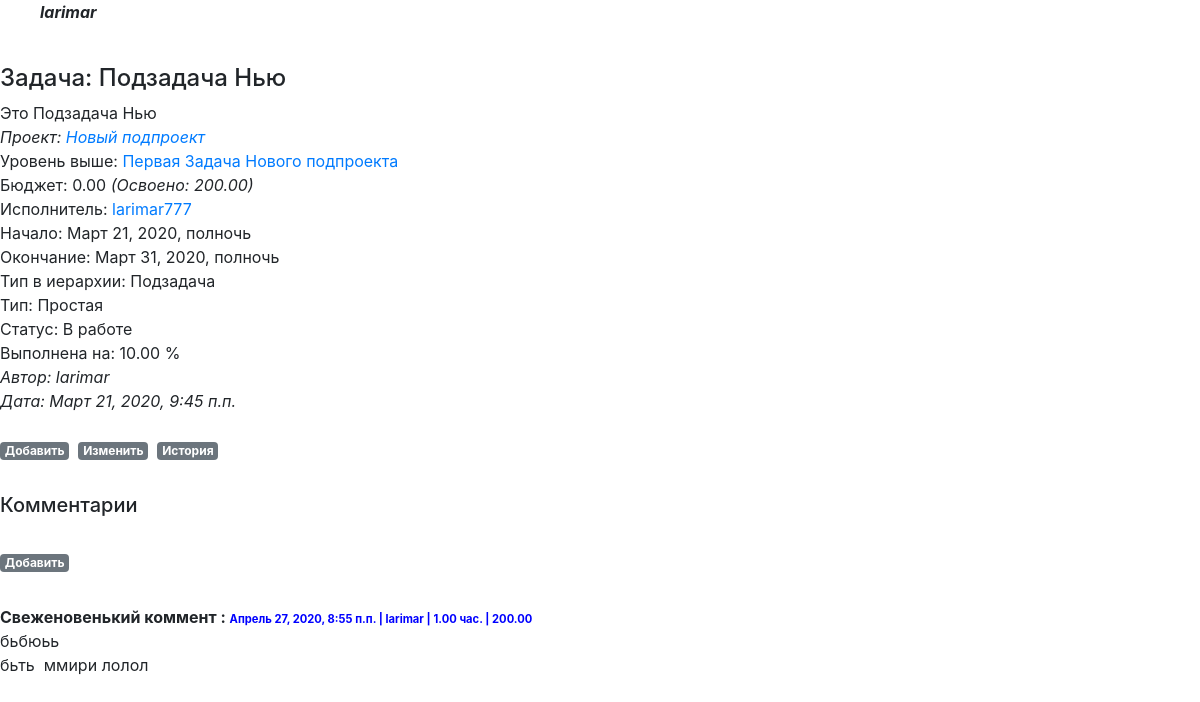
Page /projects/taskcomments_page/7 (signed in) on the committed database.
### projects/models.py (models this page shows, shortened)
class Task(MPTTModel):
    name = models.CharField("Наименование", max_length=128)
    description = RichTextUploadingField("Описание")
    datebegin = models.DateTimeField("Начало")
    dateend = models.DateTimeField("Окончание")
    project = models.ForeignKey('Project', on_delete=models.CASCADE, related_name='resultproject', verbose_name="Проект")
    parent = TreeForeignKey('self', null=True, blank=True, limit_choices_to={'is_active':True}, on_delete=models.CASCADE, related_name='task_children', verbose_name="Задача верхнего уровня")
    assigner = models.ForeignKey('auth.User', on_delete=models.CASCADE, related_name='task_assigner', verbose_name="Исполнитель")
    cost = models.DecimalField("Стоимость", max_digits=12, decimal_places=2)
    percentage = models.DecimalField("Процент выполнения", max_digits=5, decimal_places=2)
    structure_type = models.ForeignKey('Dict_TaskStructureType', limit_choices_to={'is_active':True}, on_delete=models.CASCADE, related_name='task_structure_type', verbose_name="Тип задачи в иерархии")
    type = models.ForeignKey('Dict_TaskType', limit_choices_to={'is_active':True}, on_delete=models.CASCADE, related_name='project_type', verbose_name="Тип")
    status = models.ForeignKey('Dict_TaskStatus', limit_choices_to={'is_active':True}, on_delete=models.CASCADE, related_name='project_status', verbose_name="Статус")
    datecreate = models.DateTimeField("Создана", auto_now_add=True)
    dateclose = models.DateTimeField("Дата закрытия", auto_now_add=False, blank=True, null=True)
    author = models.ForeignKey('auth.User', on_delete=models.CASCADE, related_name='resultuser', verbose_name="Автор")
    is_active = models.BooleanField("Активность", default=True)
    class MPTTMeta:
        order_insertion_by = ['-dateend']
    class Meta:
        verbose_name = 'Задача'
        verbose_name_plural = 'Задачи'

class Project(MPTTModel):
    name = models.CharField("Наименование", max_length=64)
    description = RichTextUploadingField("Описание")
    datebegin = models.DateField("Начало")
    dateend = models.DateField("Окончание")
    company = models.ForeignKey('companies.Company', on_delete=models.CASCADE, related_name='resultcompany', verbose_name="Компания")
    parent = TreeForeignKey('self', null=True, blank=True, limit_choices_to={'is_active':True}, on_delete=models.CASCADE, related_name='project_children', verbose_name="Проект верхнего уровня")
    assigner = models.ForeignKey('auth.User', on_delete=models.CASCADE, related_name='project_assigner', verbose_name="Исполнитель")
    cost = models.DecimalField("Стоимость", max_digits=12, decimal_places=2)
    percentage = models.DecimalField("Процент выполнения", max_digits=5, decimal_places=2)
    structure_type = models.ForeignKey('Dict_ProjectStructureType', limit_choices_to={'is_active':True}, on_delete=models.CASCADE, related_name='project_structure_type', verbose_name="Тип проекта в иерархии")
    type = models.ForeignKey('Dict_ProjectType', limit_choices_to={'is_active':True}, on_delete=models.CASCADE, related_name='project_type', verbose_name="Тип")
    status = models.ForeignKey('Dict_ProjectStatus', limit_choices_to={'is_active':True}, on_delete=models.CASCADE, related_name='project_status', verbose_name="Статус")
    datecreate = models.DateTimeField("Создан", auto_now_add=True)
    dateclose = models.DateTimeField("Дата закрытия", auto_now_add=False, blank=True, null=True)
    author = models.ForeignKey('auth.User', on_delete=models.CASCADE, related_name='project_author', verbose_name="Автор")
    members = models.ManyToManyField('auth.User', related_name='project_members', verbose_name="Участники")
    is_active = models.BooleanField("Активность", default=True)
    class MPTTMeta:
        order_insertion_by = ['name']
    class Meta:
        verbose_name = 'Проект'
        verbose_name_plural = 'Проекты'

class Dict_TaskStructureType(models.Model):
    name = models.CharField("Наименование", max_length=64)
    sort = models.PositiveSmallIntegerField(default=1, blank=True, null=True)
    name_lang = models.CharField("Перевод", max_length=64, blank=True, null=True)
    is_active = models.BooleanField("Активность", default=True)
    class Meta:
        ordering = ('sort',)
        verbose_name = 'Тип задачи в иерархии'
        verbose_name_plural = 'Типы задач в иерархии'
    def __str__(self):
        return (self.name)

class Dict_TaskType(models.Model):
    name = models.CharField("Наименование", max_length=64)
    sort = models.PositiveSmallIntegerField(default=1, blank=True, null=True)
    name_lang = models.CharField("Перевод", max_length=64, blank=True, null=True)
    is_active = models.BooleanField("Активность", default=True)
    class Meta:
        ordering = ('sort',)
        verbose_name = 'Тип задачи'
        verbose_name_plural = 'Типы задач'
    def __str__(self):
        return (self.name)

class Dict_TaskStatus(models.Model):
    name = models.CharField("Наименование", max_length=64)
    sort = models.PositiveSmallIntegerField(default=1, blank=True, null=True)
    name_lang = models.CharField("Перевод", max_length=64, blank=True, null=True)
    is_close = models.BooleanField("Закрывает задачу", default=False)
    is_active = models.BooleanField("Активность", default=True)
    class Meta:
        ordering = ('sort',)
        verbose_name = 'Статус задачи'
        verbose_name_plural = 'Статусы задач'
    def __str__(self):
        return (self.name)

class TaskComment(models.Model):
    name = models.CharField("Наименование", max_length=128)
    description = RichTextUploadingField("Описание")
    time = models.DecimalField("Время работы, час.", max_digits=6, decimal_places=2, blank=False, null=False)
    cost = models.DecimalField("Стоимость", max_digits=9, decimal_places=2)
    task = models.ForeignKey('Task', on_delete=models.CASCADE, related_name='resulttask', verbose_name="Задача")
    datecreate = models.DateTimeField("Создан", auto_now_add=True)
    author = models.ForeignKey('auth.User', on_delete=models.CASCADE, verbose_name="Автор")
    is_active = models.BooleanField("Активность", default=True)
    class Meta:
        verbose_name = 'Комментарий'
        verbose_name_plural = 'Комментарии'

### projects/views.py (the view)
# urls.py: path('taskcomments_page/<int:taskid>', views.taskcomments, name = 'taskcomments'),
@login_required   # декоратор для перенаправления неавторизованного пользователя на страницу авторизации
def taskcomments(request, taskid):
    currenttask = Task.objects.get(id=taskid)
    currentuser = request.user.id
    taskcomment_costsum = TaskComment.objects.filter(task=taskid).aggregate(Sum('cost'))
    taskcomment_list = TaskComment.objects.filter(Q(author=request.user.id) | Q(task__project__members__in=[currentuser,]), is_active=True, task=taskid)
    button_taskcomment_create = ''
    button_task_create = ''
    button_task_update = ''
    button_task_history = ''
    is_member = Project.objects.filter(members__in=[currentuser,]).exists()
    if currentuser == currenttask.author_id or currentuser == currenttask.assigner_id or is_member:
       button_task_create = 'Добавить'
       button_task_history = 'История'
       button_taskcomment_create = 'Добавить'
       if currentuser == currenttask.author_id:
          button_task_update = 'Изменить'
    return render(request, "task_detail.html", {
                              'nodes': taskcomment_list.distinct().order_by(),
                              'task': currenttask,
                              'button_task_create': button_task_create,
                              'button_task_update': button_task_update,
                              'button_task_history': button_task_history,
                              'taskcomment_costsum': taskcomment_costsum,
                              'button_taskcomment_create': button_taskcomment_create,
                                                })

### projects/models.py (called while the page is built)
    def __str__(self):
        return (self.name)

    def __str__(self):
        return (self.name)

    def __str__(self):
        return (self.name)

### templates/task_detail.html (shortened to what this page needs)
{% extends 'base.html' %}
{% block task %}
   <div class="task-entry">
      <p><h4>Задача: {{ task.name }}
        </h4></p>
      <p>{% autoescape off %}{{ task.description }}{% endautoescape %}</p>
      <i><p>Проект: <a href="{% url 'my_project:tasks' task.project.pk 0 %}">{{ task.project.name }}</a></p></i>
      {% if task.parent %}
         <p>Уровень выше: <a href="{% url 'my_project:taskcomments' task.parent.pk %}">{{ task.parent.name }}</a></p>
      {% endif %}
      <p>Бюджет: {{ task.cost }} <i>(Освоено: {{ taskcomment_costsum.cost__sum|floatformat:2 }})</i></p>
      <p>Исполнитель: <span class="hint hint--bottom hint--info" data-hint="Профиль исполнителя"><a href="{% url 'my_account:userprofile_detail' task.assigner.pk ' ' %}">{{ task.assigner }}</a></span></p>
      <p>Начало: {{ task.datebegin }}</p>
      <p>Окончание: {{ task.dateend }}</p>
      <p>Тип в иерархии: {{ task.structure_type }}</p>
      <p>Тип: {{ task.type }}</p>
      <p>Статус: {{ task.status }}</p>
      <p>Выполнена на: {{ task.percentage }} %</p>
      <em>Автор: {{ task.author }}</em><br />
      <em>Дата: {{ task.datecreate }}</em>
      <p>&nbsp;</p>
        <div>
          <div style="float: left;"><a href="{% url 'my_project:task_create' task.project.id task.pk %}" class="top-menu"><span class="badge badge-secondary">{{ button_task_create }}</span></a></div>
          <div style="float: left;">&nbsp;</div><div style="float: left;">&nbsp;</div>
          <div style="float: left;"><a href="{% url 'my_project:task_update' task.pk %}" class="top-menu"><span class="badge badge-secondary">{{ button_task_update }}</span></a></div>
          <div style="float: left;">&nbsp;</div><div style="float: left;">&nbsp;</div>
          <div style="float: left;"><a href="{% url 'my_project:task_history' task.pk %}" class="top-menu"><span class="badge badge-secondary">{{ button_task_history }}</span></a></div>
        </div>
   </div>
{% endblock task %}
{% block list %}
   <div class="comment-entry">
        <p>&nbsp;</p>
        <h5>Комментарии</h5>
      <div class="comment-entry"></div><a href="{% url 'my_project:taskcomment_create' task.pk %}" class="top-menu"><span class="badge badge-secondary">{{ button_taskcomment_create }}</span></a></div>
        {% for taskcomment in nodes %}
           <div class="comment-entry">
            <b>{{ taskcomment.name }} : <span style="font-size: 70%; color: blue;">{{ taskcomment.datecreate }} |
              <span><span class="hint hint--bottom hint--info" data-hint="Профиль"><a style="color: blue;" href="{% url 'my_account:userprofile_detail' taskcomment.author.pk ' ' %}">{{ taskcomment.author.username }}</a></span></i> |
                 {{ taskcomment.time }} час. |
                 {{ taskcomment.cost }}</span></b>
            <p>{% autoescape off %}{{ taskcomment.description }}{% endautoescape %}</p>
           </div>
        {% endfor %}
{% endblock list %}

### templates/base.html (shortened to what this page needs)
<!DOCTYPE html>
<html lang="en">
    <head>
        {% load static %}
        <link rel="stylesheet" href="{% static 'css/base.css' %}">
        <link rel="stylesheet" href="{% static 'css/bootstrap.min.css' %}">
        <link rel="stylesheet" href="{% static 'css/hint.css' %}">
        <link rel="stylesheet" href="https://stackpath.bootstrapcdn.com/bootstrap/4.4.1/css/bootstrap.min.css">
        {% block head %}
            {% if user.is_authenticated %}
               <ul>{% load menubuilder %}{% menu main_menu %}
                      <span align="right"><b><i>{{ user.username }}</i></b></span>
               </ul>
            {% else %}
               <ul>{% load menubuilder %}{% menu logout_menu %}
            {% endif %}
        {% endblock %}
    </head>
    <body>
        <br />
        <section id=content>
            {% block task %}
            {% endblock %}
            {% block list %}
            {% endblock %}
        </section>
    </body>
</html>

### static/css/base.css (style rules this page uses)
body { font-family: 'Source Sans Pro', sans-serif; font-size: 18px; }
.task-entry { margin-bottom: 2rem; }
.task-entry p { margin: 0; font-weight: 400; }
.comment-entry { margin-bottom: 2rem; }
.comment-entry p { margin: 0; font-weight: 400; }
* { box-sizing: border-box; }

### static/css/hint.css (style rules this page uses)
[class*="hint--"] { position: relative; display: inline-block; }
[class*="hint--"]:before, [class*="hint--"]:after { position: absolute; -webkit-transform: translate3d(0, 0, 0); -moz-transform: translate3d(0, 0, 0); transform: translate3d(0, 0, 0); visibility: hidden; opacity: 0; z-index: 1000000; pointer-events: none; -webkit-transition: 0.3s ease; -moz-transition: 0.3s ease; transition: 0.3s ease; -webkit-transition-delay: 0ms; -moz-transition-delay: 0ms; transition-delay: 0ms; }
[class*="hint--"]:before { content: ''; position: absolute; background: transparent; border: 6px solid transparent; z-index: 1000001; }
[class*="hint--"]:after { background: #383838; color: white; padding: 8px 10px; font-size: 12px; font-family: "Helvetica Neue", Helvetica, Arial, sans-serif; line-height: 12px; white-space: nowrap; }
[class*="hint--"][data-hint]:after { content: attr(data-hint); }
.hint--bottom:before { border-bottom-color: #383838; }
.hint--bottom:before { margin-top: -11px; }
.hint--bottom:before, .hint--bottom:after { top: 100%; left: 50%; }
.hint--bottom:before { left: calc(50% - 6px); }
.hint--bottom:after { -webkit-transform: translateX(-50%); -moz-transform: translateX(-50%); transform: translateX(-50%); }
[class*="hint--"]:after { text-shadow: 0 -1px 0px black; box-shadow: 4px 4px 8px rgba(0, 0, 0, 0.3); }
.hint--info:after { background-color: #3986ac; text-shadow: 0 -1px 0px #1a3c4d; }
.hint--info.hint--bottom:before { border-bottom-color: #3986ac; }

### rows in the picture
Task: name "Подзадача Нью", description "Это Подзадача Нью", project.name "Новый подпроект", parent.name "Первая Задача Нового подпроекта", cost "0.00", assigner "larimar777", datebegin "Март 21, 2020, полночь", dateend "Март 31, 2020, полночь", structure_type "Подзадача", type "Простая", status "В работе", percentage "10.00", author "larimar", datecreate "Март 21, 2020, 9:45 п.п."
TaskComment: name "Свеженовенький коммент", datecreate "Апрель 27, 2020, 8:55 п.п.", author.username "larimar", time "1.00", cost "200.00", description "бьбюьь бьть ммири лолол"

### other values in the picture
{{ user.username }} "larimar"
{{ taskcomment_costsum.cost__sum|floatformat:2 }} "200.00"
{{ button_task_create }} "Добавить"
{{ button_task_update }} "Изменить"
{{ button_task_history }} "История"
{{ button_taskcomment_create }} "Добавить"
